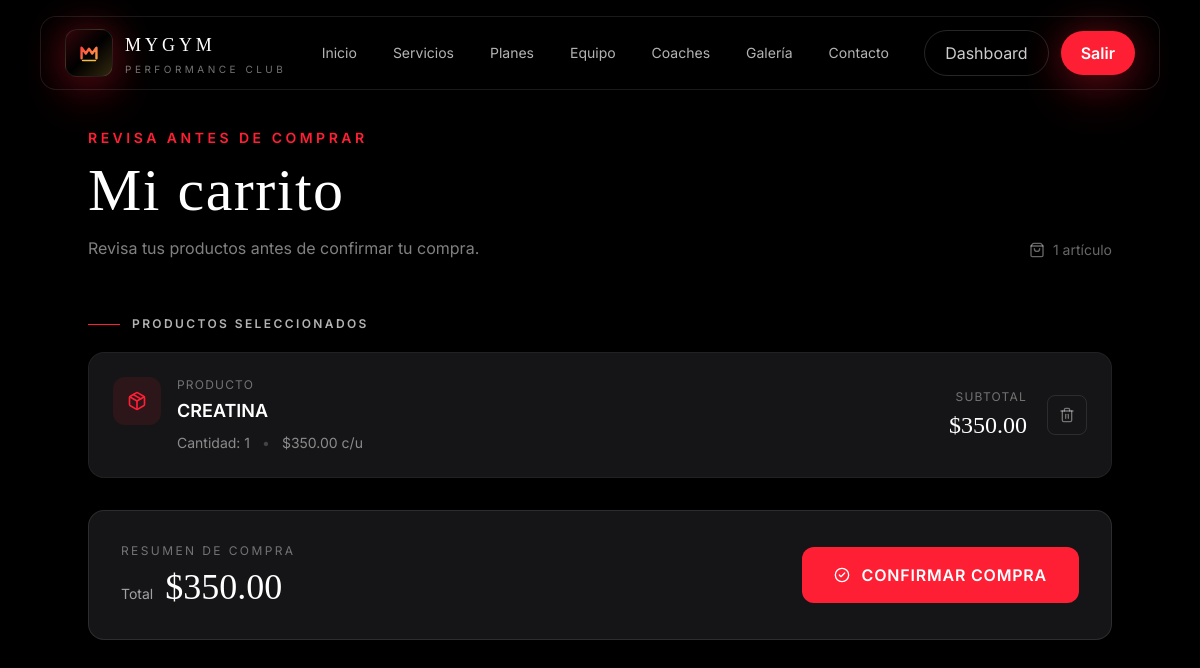
Page /cliente/carrito/ (signed in) on the committed database.
### cliente/models.py (models this page shows, shortened)
class CarritoItem(models.Model):
    usuario = models.ForeignKey(
        settings.AUTH_USER_MODEL,
        on_delete=models.CASCADE,
        related_name='carrito'
    )
    producto = models.ForeignKey(
        'administrador.Producto',
        on_delete=models.CASCADE,
        related_name='en_carritos'
    )
    cantidad = models.PositiveIntegerField(default=1)
    fecha_agregado = models.DateTimeField(auto_now_add=True)
    def subtotal(self):
        return self.producto.precio * self.cantidad
    class Meta:
        verbose_name = 'Item del Carrito'
        verbose_name_plural = 'Items del Carrito'
        unique_together = ('usuario', 'producto')

### administrador/models.py (models this page shows, shortened)
class Producto(models.Model):
    nombre = models.CharField(max_length=100)
    imagen = models.ImageField(upload_to='productos/', blank=True, null=True)
    stock = models.PositiveIntegerField(default=0)
    precio = models.DecimalField(max_digits=8, decimal_places=2)
    activo = models.BooleanField(default=True)
    fecha_creacion = models.DateTimeField(auto_now_add=True)
    class Meta:
        verbose_name = 'Producto'
        verbose_name_plural = 'Productos'

### cliente/views.py (the view)
    @login_required
    def wrapper(request, *args, **kwargs):
        if request.user.rol != 'cliente':
            messages.error(request, 'Esta sección es solo para clientes.')
            return redirect('dashboard')
        return view_func(request, *args, **kwargs)

### cliente/views.py (called while the page is built)
def solo_cliente(view_func):
    @login_required
    def wrapper(request, *args, **kwargs):
        if request.user.rol != 'cliente':
            messages.error(request, 'Esta sección es solo para clientes.')
            return redirect('dashboard')
        return view_func(request, *args, **kwargs)
    return wrapper

@solo_cliente
def ver_carrito(request):
    items = CarritoItem.objects.filter(
        usuario=request.user
    ).select_related('producto')
    total = sum(item.subtotal() for item in items)
    return render(request, 'cliente/carrito.html', {'items': items, 'total': total})

### templates/cliente/carrito.html (shortened to what this page needs)
{% extends 'base.html' %}
{% block content %}
<section class="min-h-screen bg-gym-black pt-28 sm:pt-32 pb-20 px-4 sm:px-8 lg:px-10">
  <div class="max-w-5xl mx-auto">
    <div class="reveal mb-10 sm:mb-14">
      <p class="text-gym-red text-xs sm:text-sm font-semibold uppercase tracking-[0.25em] mb-3">
        Revisa antes de comprar
      </p>
      <div class="flex flex-col sm:flex-row sm:items-end sm:justify-between gap-4">
        <div>
          <h1 class="font-display text-4xl sm:text-5xl lg:text-6xl text-white tracking-wide leading-tight">
            Mi carrito
          </h1>
          <p class="text-white/50 text-sm sm:text-base mt-4 max-w-xl leading-relaxed">
            Revisa tus productos antes de confirmar tu compra.
          </p>
        </div>
        {% if items %}
          <div class="flex items-center gap-2 text-white/40 text-sm">
            <i data-lucide="shopping-bag" class="w-4 h-4"></i>
            <span>{{ items|length }} artículo{{ items|length|pluralize }}</span>
          </div>
        {% endif %}
      </div>
    </div>
    {% if items %}
      <div class="reveal mb-8">
        <div class="flex items-center gap-3 mb-5">
          <span class="w-8 h-px bg-gym-red"></span>
          <h2 class="text-white/70 text-xs font-semibold uppercase tracking-[0.2em]">
            Productos seleccionados
          </h2>
        </div>
        <div class="space-y-4">
          {% for item in items %}
            <article class="group bg-gym-surface border border-white/5 rounded-2xl p-5 sm:p-6 hover:border-gym-red/30 transition-all duration-300">
              <div class="flex flex-col sm:flex-row sm:items-center justify-between gap-5">
                <div class="flex items-start gap-4 min-w-0">
                  <div class="w-11 h-11 sm:w-12 sm:h-12 rounded-xl bg-gym-red/10 flex items-center justify-center shrink-0">
                    <i data-lucide="package" class="w-5 h-5 text-gym-red"></i>
                  </div>
                  <div class="min-w-0">
                    <p class="text-white/40 text-xs uppercase tracking-widest mb-1">
                      Producto
                    </p>
                    <h3 class="text-white font-semibold text-base sm:text-lg truncate">
                      {{ item.producto.nombre }}
                    </h3>
                    <div class="flex flex-wrap items-center gap-x-3 gap-y-1 mt-2 text-white/50 text-sm">
                      <span>Cantidad: {{ item.cantidad }}</span>
                      <span class="text-white/20">•</span>
                      <span>${{ item.producto.precio }} c/u</span>
                    </div>
                  </div>
                </div>
                <div class="flex items-center justify-between sm:justify-end gap-5 sm:min-w-[170px]">
                  <div class="sm:text-right">
                    <p class="text-white/40 text-xs uppercase tracking-widest mb-1">
                      Subtotal
                    </p>
                    <span class="font-display text-2xl text-white">
                      ${{ item.subtotal }}
                    </span>
                  </div>
                  <form method="post" action="{% url 'cliente:eliminar_del_carrito' item.pk %}">
                    <button
                      type="submit"
                      class="w-10 h-10 rounded-lg border border-white/10 text-white/40 hover:text-gym-red hover:border-gym-red/40 hover:bg-gym-red/5 transition-all duration-200 flex items-center justify-center"
                      aria-label="Eliminar {{ item.producto.nombre }} del carrito"
                      title="Eliminar producto">
                      <i data-lucide="trash-2" class="w-4 h-4"></i>
                    </button>
                  </form>
                </div>
              </div>
            </article>
          {% endfor %}
        </div>
      </div>
      <div class="reveal">
        <div class="bg-gym-surface border border-white/10 rounded-2xl p-6 sm:p-8">
          <div class="flex flex-col sm:flex-row sm:items-center justify-between gap-6">
            <div>
              <p class="text-white/40 text-xs uppercase tracking-[0.2em] mb-2">
                Resumen de compra
              </p>
              <div class="flex items-baseline gap-3">
                <span class="text-white/60 text-sm">Total</span>
                <span class="font-display text-3xl sm:text-4xl text-white">
                  ${{ total }}
                </span>
              </div>
            </div>
            <form method="post" action="{% url 'cliente:confirmar_compra' %}">
              <button
                type="submit"
                class="w-full sm:w-auto inline-flex items-center justify-center gap-3 bg-gym-red hover:bg-red-700 text-white font-semibold px-7 sm:px-8 py-4 rounded-xl uppercase tracking-wider transition-all duration-200 hover:shadow-lg hover:shadow-gym-red/30">
                <i data-lucide="check-circle-2" class="w-4 h-4"></i>
                Confirmar compra
              </button>
            </form>
          </div>
        </div>
      </div>
    {% endif %}
  </div>
</section>
{% endblock %}

### static/css/style.css (style rules this page uses)
html { scroll-behavior: smooth; }
body { background-color: #0b0b0c; }
.reveal { opacity: 0; transform: translateY(18px); transition: opacity .7s ease, transform .7s ease; }
.reveal.visible { opacity: 1; transform: translateY(0); }

### templates/base.html (style rules this page uses)
body { background-color: #0a0a0b; background-image: radial-gradient(circle at 15% 10%, rgba(255,31,53,0.08), transparent 35%), radial-gradient(circle at 85% 25%, rgba(255,201,77,0.06), transparent 30%), radial-gradient(circle at 50% 90%, rgba(255,31,53,0.05), transparent 40%); background-attachment: fixed; }

### rows in the picture
CarritoItem: producto.nombre "CREATINA", cantidad "1", producto.precio "350.00", subtotal "350.00"

### other values in the picture
{{ items|length }} "1"
{{ total }} "350.00"
